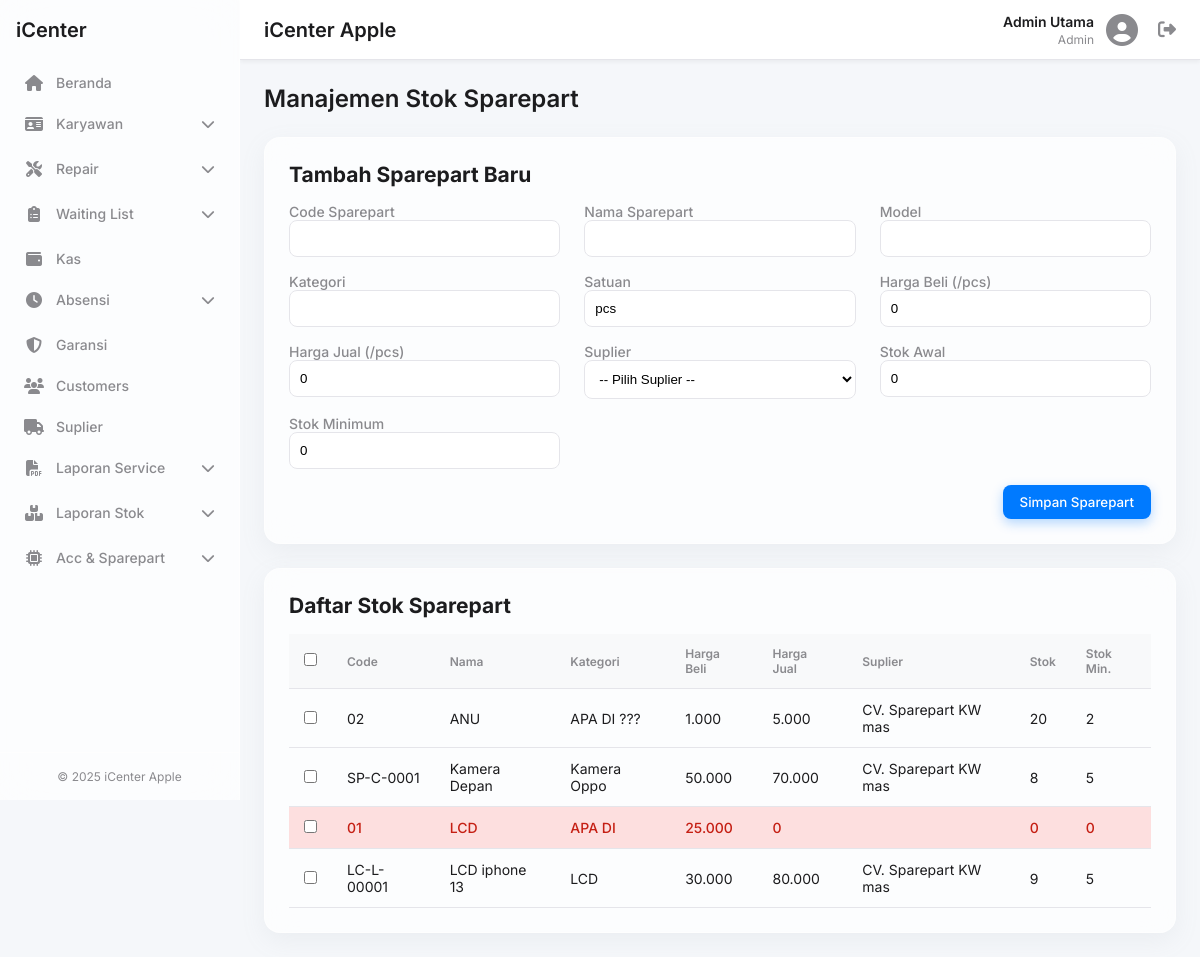
The app's page /stok_sparepart.php (signed in), older data.
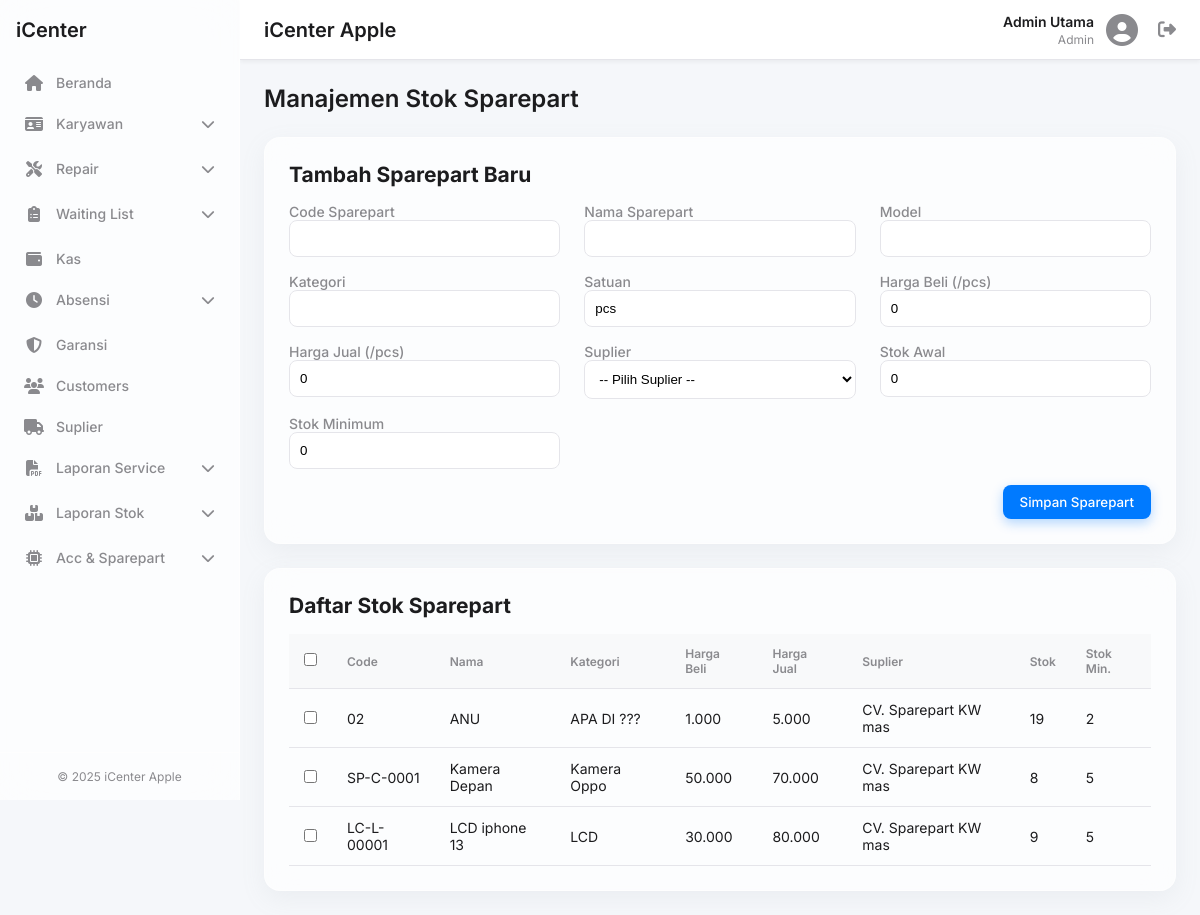
The same page, newer data.
### tables this page shows
CREATE TABLE `master_sparepart` (
  `id` int(11) NOT NULL,
  `code_sparepart` varchar(50) NOT NULL,
  `nama` varchar(100) NOT NULL,
  `model` varchar(100) DEFAULT NULL,
  `kategori` varchar(100) DEFAULT NULL,
  `satuan` varchar(20) DEFAULT 'pcs',
  `harga_beli` decimal(12,2) DEFAULT 0.00,
  `harga_jual` decimal(12,2) DEFAULT 0.00,
  `supplier_merek` varchar(100) DEFAULT NULL,
  `stok_tersedia` int(11) DEFAULT 0,
  `stok_minimum` int(11) DEFAULT 0,
  `created_at` timestamp NULL DEFAULT current_timestamp()
);

### stok_sparepart.php (the view, shortened to what this page needs)
<?php
require_once 'includes/header.php';
$sparepart_data = [];
$sql_select = "SELECT * FROM master_sparepart ORDER BY nama ASC";
$result = $conn->query($sql_select);
if ($result) {
    while ($row = $result->fetch_assoc()) {
        $sparepart_data[] = $row;
    }
}
?>
<h1 class="page-title">Manajemen Stok Sparepart</h1>
<div class="form-container glass-effect">
    <h2 style="margin-bottom: 16px;">Tambah Sparepart Baru</h2>
    <form action="stok_sparepart.php" method="POST">
        <div class="form-grid-3">
            <div class="form-group">
                <label for="code_sparepart">Code Sparepart</label>
                <input type="text" id="code_sparepart" name="code_sparepart" required>
            </div>
            <div class="form-group">
                <label for="nama">Nama Sparepart</label>
                <input type="text" id="nama" name="nama" required>
            </div>
            <div class="form-group">
                <label for="model">Model</label>
                <input type="text" id="model" name="model">
            </div>
            <div class="form-group">
                <label for="kategori">Kategori</label>
                <input type="text" id="kategori" name="kategori">
            </div>
            <div class="form-group">
                <label for="satuan">Satuan</label>
                <input type="text" id="satuan" name="satuan" value="pcs">
            </div>
            <div class="form-group">
                <label for="harga_beli">Harga Beli (/pcs)</label>
                <input type="number" id="harga_beli" name="harga_beli" value="0">
            </div>
            <div class="form-group">
                <label for="harga_jual">Harga Jual (/pcs)</label>
                <input type="number" id="harga_jual" name="harga_jual" value="0">
            </div>
            <div class="form-group">
                <label for="supplier_merek">Suplier</label>
                <select id="supplier_merek" name="supplier_merek">
                    <option value="">-- Pilih Suplier --</option>
                </select>
            </div>
            <div class="form-group">
                <label for="stok_tersedia">Stok Awal</label>
                <input type="number" id="stok_tersedia" name="stok_tersedia" value="0">
            </div>
            <div class="form-group">
                <label for="stok_minimum">Stok Minimum</label>
                <input type="number" id="stok_minimum" name="stok_minimum" value="0">
            </div>
        </div>
        <div class="form-footer">
            <button type="submit" name="simpan_sparepart" class="btn btn-primary">Simpan Sparepart</button>
        </div>
    </form>
</div>
<div class="data-table-container glass-effect">
    <form action="delete_sparepart.php" method="POST" id="deleteForm">
        <div class="data-table-header">
            <h2>Daftar Stok Sparepart</h2>
        </div>
        <div class="table-wrapper">
            <table class="data-table">
                <thead>
                    <tr>
                        <th><input type="checkbox" id="selectAll"></th>
                        <th>Code</th>
                        <th>Nama</th>
                        <th>Kategori</th>
                        <th>Harga Beli</th>
                        <th>Harga Jual</th>
                        <th>Suplier</th>
                        <th>Stok</th>
                        <th>Stok Min.</th>
                    </tr>
                </thead>
                <tbody>
                    <?php if (empty($sparepart_data)): ?>
                        <tr>
                            <td colspan="9" style="text-align: center; padding: 20px;">Belum ada data sparepart.</td>
                        </tr>
                    <?php else: ?>
                        <?php foreach ($sparepart_data as $data): ?>
                            <tr class="<?php echo ($data['stok_tersedia'] <= $data['stok_minimum']) ? 'stock-low' : ''; ?>">
                                <td><input type="checkbox" name="selected_spareparts[]" value="<?php echo htmlspecialchars($data['code_sparepart']); ?>" class="row-checkbox"></td>
                                <td><?php echo htmlspecialchars($data['code_sparepart']); ?></td>
                                <td><?php echo htmlspecialchars($data['nama']); ?></td>
                                <td><?php echo htmlspecialchars($data['kategori']); ?></td>
                                <td><?php echo number_format($data['harga_beli'], 0, ',', '.'); ?></td>
                                <td><?php echo number_format($data['harga_jual'], 0, ',', '.'); ?></td>
                                <td><?php echo htmlspecialchars($data['supplier_merek']); ?></td>
                                <td><?php echo htmlspecialchars($data['stok_tersedia']); ?></td>
                                <td><?php echo htmlspecialchars($data['stok_minimum']); ?></td>
                            </tr>
                        <?php endforeach; ?>
                    <?php endif; ?>
                </tbody>
            </table>
        </div>
    </form>
</div>
<?php
require_once 'includes/footer.php';
?>

Row changes from the older to the newer data that the page shows:
removed master_sparepart: code_sparepart "01", nama "LCD", kategori "APA DI", harga_beli "25.000", harga_jual "0", stok_tersedia "0", stok_minimum "0"
changed master_sparepart "ANU": stok_tersedia "20" → "19"
